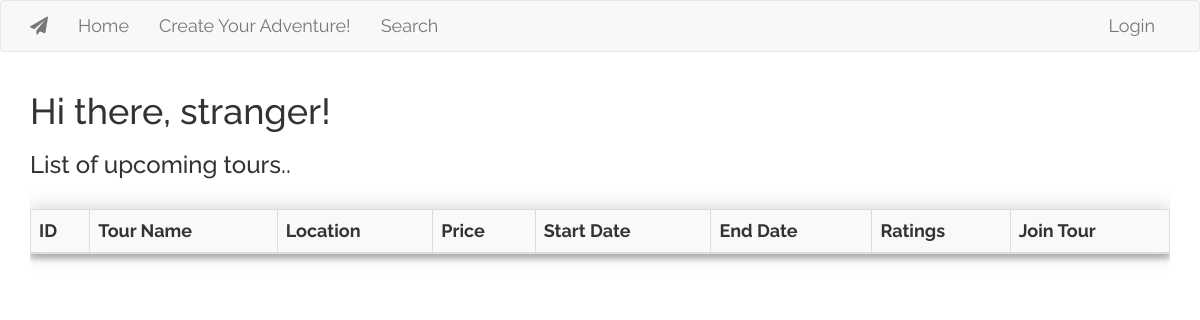
The app's page /index, older data.
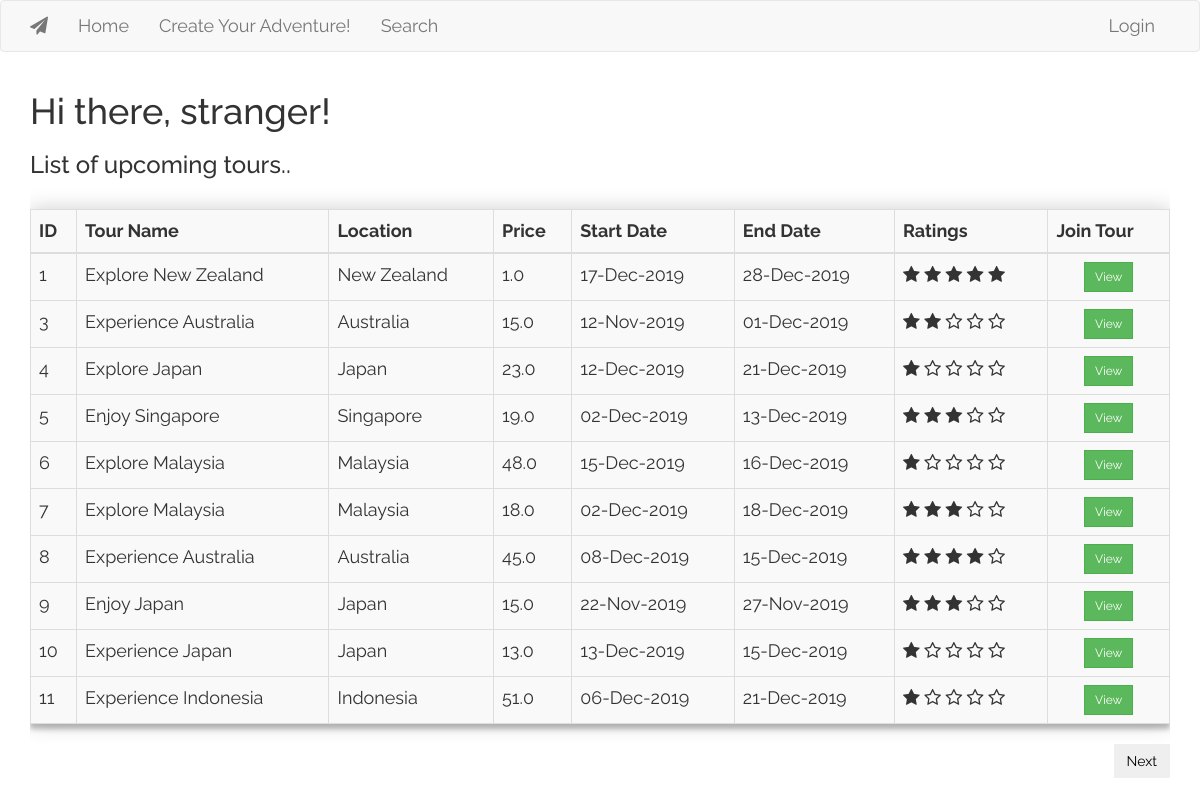
The same page, newer data.
### app/models.py (models this page shows, shortened)
class Tour(database.Model):
    id = database.Column(database.Integer, primary_key=True)
    tour_name = database.Column(database.String(50))
    tour_description = database.Column(database.String(140))
    tour_location = database.Column(database.String(50))
    tour_price = database.Column(database.Float)
    start_date = database.Column(database.DateTime)
    end_date = database.Column(database.DateTime)
    timestamp = database.Column(database.DateTime, index=True, default=datetime.now)
    user_id = database.Column(database.Integer, database.ForeignKey('user.id'))
    ratings  = database.Column(database.Float)
    f_status = database.Column(database.Boolean, default = False)
    @staticmethod
    def get_tours(tour_list = []):
        tour_list = Tour.query.filter(Tour.f_status != True)
        return tour_list

### app/routes.py (the view)
@app.route('/')
@app.route('/index')
def index():
    user = current_user.username if current_user.is_authenticated else 'stranger'
    tour = Tour().get_tours()
    page = request.args.get('page', 1, type=int)
    tour = tour.paginate(page, 10, False)
    next_url = url_for('index', page=tour.next_num) if tour.has_next else None
    prev_url = url_for('index', page=tour.prev_num) if tour.has_prev else None
    return render_template('index.html', user = user, tours = tour.items, next_url = next_url, prev_url = prev_url)

### app/__init__.py (called while the page is built)
def format_datetime(value, format='medium'):
    if format == 'full':
        format="EEEE, d. MMMM y 'at' HH:mm"
    elif format == 'medium':
        format="dd-MMM-y"
    return babel.dates.format_datetime(value, format)

### app/templates/index.html (shortened to what this page needs)
{% extends "base.html" %}
{% block app_content %}
        <div class = "table-responsive">
        <table class = "table table-striped table-hover table-bordered">
        <h1>Hi there, {{ user }}! </h1>
        <h3>List of upcoming tours..</h3>
        <br>
        <thead>
                <tr>
                        <th>ID</th>
                        <th>Tour Name</th>
                        <th>Location</th>
                        <th>Price</th>
                        <th>Start Date</th>
                        <th>End Date</th>
                        <th>Ratings</th>
                        <th>Join Tour</th>
                </tr>
         </thead>
         <tbody>
                        {% for tour in tours %}
                        <tr>
                            <td>{{tour.id}}</td>
                            <td>{{tour.tour_name}}</td>
                            <td>{{tour.tour_location}}</td>
                            <td>{{tour.tour_price}}</td>
                            <td>{{tour.start_date|datetime}}</td>
                            <td>{{tour.end_date|datetime}}</td>
                            <td>
                                <div class="star-rating main" data-toggle = "tooltip" data-placement="bottom" title = "{{ tour.ratings }}  stars" >
                                <span class="fa fa-star-o" data-rating="1"></span>
                                <span class="fa fa-star-o" data-rating="2"></span>
                                <span class="fa fa-star-o" data-rating="3"></span>
                                <span class="fa fa-star-o" data-rating="4"></span>
                                <span class="fa fa-star-o" data-rating="5"></span>
                                </div>
                            </td>
                            <td  style = "text-align: center">
                                <a href="{{ url_for('viewtour', id=tour.id) }}"><button class = "btn btn-secondary square btn-sm btn-success">{{ ('View') }}</a></button>
                            </td>
                        </tr>
                        {% endfor %}
        </tbody>
        </table>
        {% if next_url %}
        <a href="{{ next_url }}"><button style = "float: right; color: black" class = "btn square submit">{{ ('Next') }}</button></a>
        {% endif %}
{% endblock %}

Row changes from the older to the newer data that the page shows:
now on this page (row edited): Tour: id "1", tour_name "Explore New Zealand", tour_location "New Zealand", tour_price "1.0", start_date "17-Dec-2019", end_date "28-Dec-2019", value "View"
now on this page (row edited): Tour: id "3", tour_name "Experience Australia", tour_location "Australia", tour_price "15.0", start_date "12-Nov-2019", end_date "01-Dec-2019", value "View"
now on this page (row edited): Tour: id "4", tour_name "Explore Japan", tour_location "Japan", tour_price "23.0", start_date "12-Dec-2019", end_date "21-Dec-2019", value "View"
now on this page (row edited): Tour: id "5", tour_name "Enjoy Singapore", tour_location "Singapore", tour_price "19.0", start_date "02-Dec-2019", end_date "13-Dec-2019", value "View"
now on this page (row edited): Tour: id "6", tour_name "Explore Malaysia", tour_location "Malaysia", tour_price "48.0", start_date "15-Dec-2019", end_date "16-Dec-2019", value "View"
now on this page (row edited): Tour: id "7", tour_name "Explore Malaysia", tour_location "Malaysia", tour_price "18.0", start_date "02-Dec-2019", end_date "18-Dec-2019", value "View"
now on this page (row edited): Tour: id "8", tour_name "Experience Australia", tour_location "Australia", tour_price "45.0", start_date "08-Dec-2019", end_date "15-Dec-2019", value "View"
now on this page (row edited): Tour: id "9", tour_name "Enjoy Japan", tour_location "Japan", tour_price "15.0", start_date "22-Nov-2019", end_date "27-Nov-2019", value "View"
now on this page (row edited): Tour: id "10", tour_name "Experience Japan", tour_location "Japan", tour_price "13.0", start_date "13-Dec-2019", end_date "15-Dec-2019", value "View"
now on this page (row edited): Tour: id "11", tour_name "Experience Indonesia", tour_location "Indonesia", tour_price "51.0", start_date "06-Dec-2019", end_date "21-Dec-2019", value "View"
Text that changed along with them:
{{ ('Next') }}: (not shown) → "Next"
